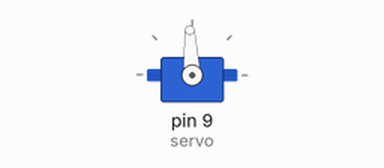
Recording of a sketch running on a simulated Arduino Uno, built with avr-gcc and run on an emulated ATmega328P. Parts: servo.

Above: at 0.05 s.
At 0.9 s:
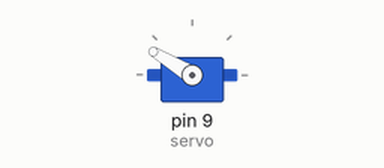
At 2.05 s:
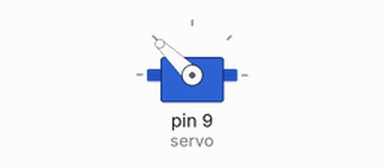
At 4.1 s:
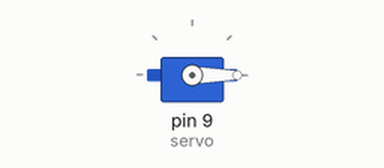
Timing chart, 0 to 5.3 s (numbered marks = the images above):
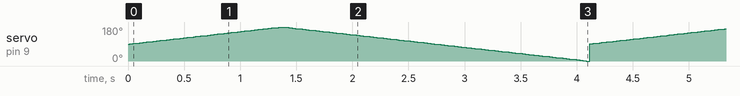

The sketch:

testscript.ino
```cpp
#include <Servo.h>

Servo servo;  // create servo object to control a servo

int pos = 90;    // variable to store the servo position

void setup() {
  servo.attach(9);  // attaches the servo on pin 9 to the servo object
}

void loop() {
  for (pos = 90; pos <= 180; pos += 1) { // the servo does not move at first, speed increases over time
    // in steps of 1
    servo.write(pos);              // tell servo to increase speed to 'pos'
    delay(15);                       // waits 15ms
  }
  for (pos = 180; pos >= 0; pos -= 1) { // slows down and starts turnin in the opposite direction
    servo.write(pos);              // tell servo to decrease/increase speed to match speed described by 'pos'
    delay(15);                       // waits 15ms
  }
}
```
